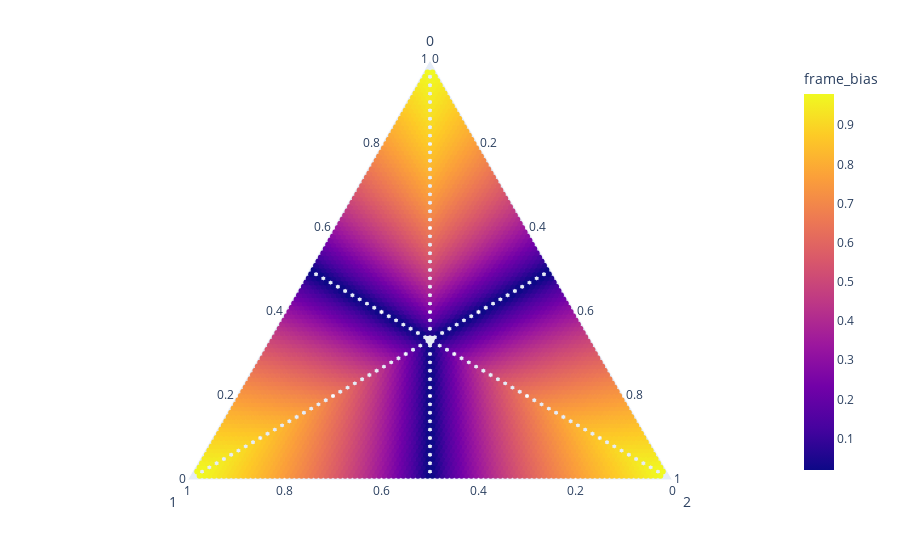

Notebook code for this chart:
### Code cell
fig = px.scatter_ternary(read_frame_continuous_df, a=0, b=1, c=2, color="frame_bias", hover_name="frame_bias2", size_max=15)
fig.show()

### Figure 1 — Plotly figure (JSON) as saved in the notebook; plotly's stock layout.template omitted (floating-point values rounded to 4 significant figures; data arrays with more than 128 entries replaced by an {"elided": "..."} marker saying what was removed)
{"data": [{"a": {"elided": "4704 int values"}, "b": {"elided": "4704 int values"}, "c": {"elided": "4704 int values"}, "hovertemplate": "<b>%{hovertext}</b><br><br>0=%{a}<br>1=%{b}<br>2=%{c}<br>frame_bias=%{marker.color}<extra></extra>", "hovertext": {"elided": "4704 float values"}, "legendgroup": "", "marker": {"color": {"elided": "4704 float values"}, "coloraxis": "coloraxis", "symbol": "circle"}, "mode": "markers", "name": "", "showlegend": false, "subplot": "ternary", "type": "scatterternary"}], "layout": {"coloraxis": {"colorbar": {"title": {"text": "frame_bias"}}, "colorscale": [[0, "#0d0887"], [0.1111, "#46039f"], [0.2222, "#7201a8"], [0.3333, "#9c179e"], [0.4444, "#bd3786"], [0.5556, "#d8576b"], [0.6667, "#ed7953"], [0.7778, "#fb9f3a"], [0.8889, "#fdca26"], [1, "#f0f921"]]}, "legend": {"tracegroupgap": 0}, "margin": {"t": 60}, "ternary": {"aaxis": {"title": {"text": "0"}}, "baxis": {"title": {"text": "1"}}, "caxis": {"title": {"text": "2"}}, "domain": {"x": [0, 1], "y": [0, 1]}}}}
